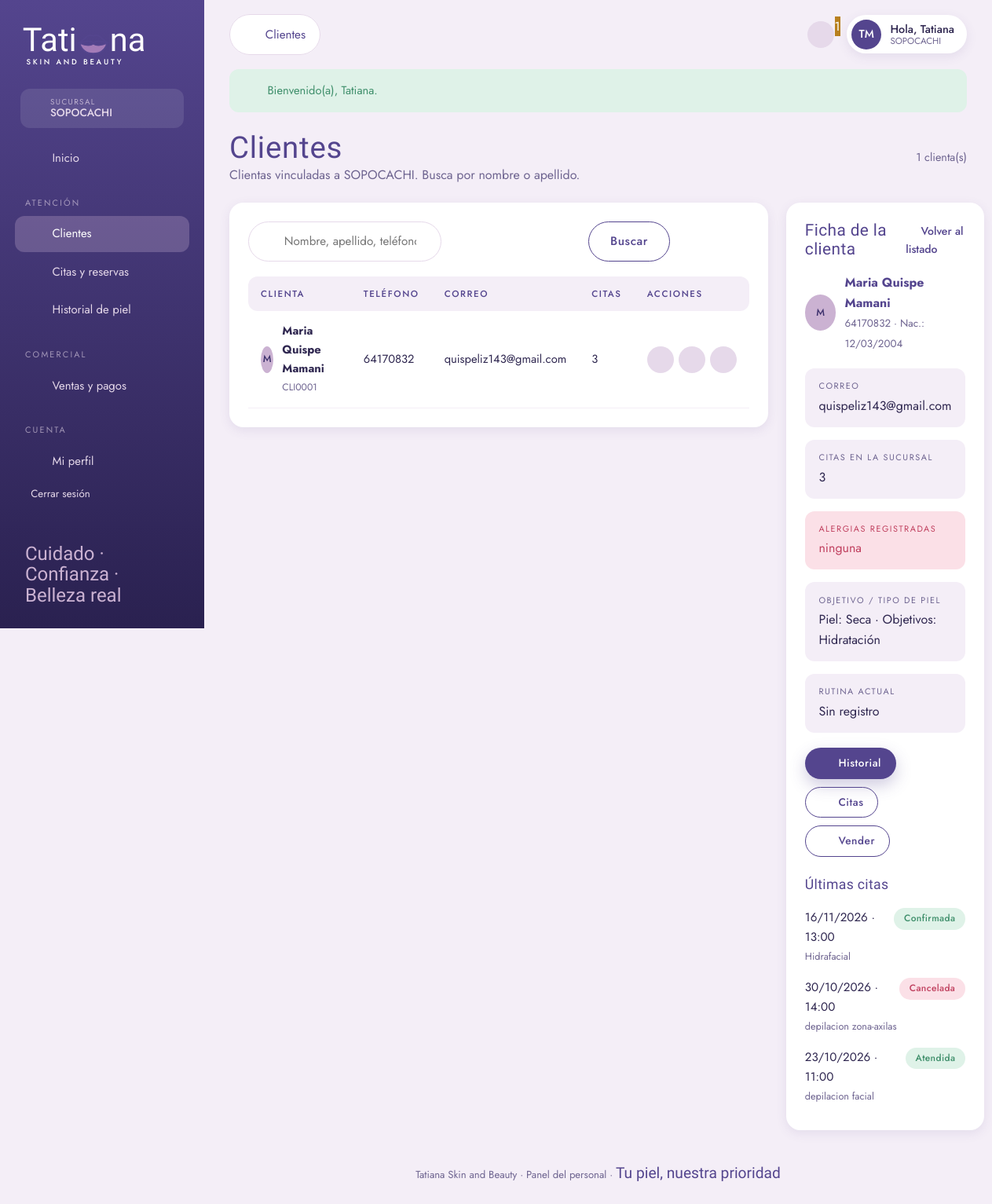
/index.php?v=empleado_clientes&ficha=CLI0001 (signed in), run on the app's committed database.
### tables this page shows
CREATE TABLE `sucursal` (
  `id_sucursal` varchar(10) NOT NULL,
  `nombre_sucursal` varchar(50) NOT NULL,
  `direccion` varchar(150) DEFAULT NULL,
  `telefono` varchar(20) DEFAULT NULL
);

CREATE TABLE `usuario` (
  `id_usuario` varchar(100) NOT NULL,
  `nombre` varchar(50) NOT NULL,
  `ap_paterno` varchar(50) DEFAULT NULL,
  `ap_materno` varchar(50) DEFAULT NULL,
  `telefono` varchar(20) DEFAULT NULL,
  `fecha_nacimiento` date DEFAULT NULL,
  `id_rol` varchar(10) DEFAULT NULL,
  `id_sucursal` varchar(10) DEFAULT NULL
);

CREATE TABLE `cuenta_usuario` (
  `id_cuentaUsuario` int(11) NOT NULL,
  `correo` varchar(100) DEFAULT NULL,
  `password` varchar(255) DEFAULT NULL,
  `id_rol` varchar(10) DEFAULT NULL,
  `id_usuario` varchar(100) DEFAULT NULL
);

CREATE TABLE `historial_cliente` (
  `id_historial` int(11) NOT NULL,
  `alergias` text DEFAULT NULL,
  `objetivo_piel` text DEFAULT NULL,
  `abierto_recomendaciones` tinyint(1) DEFAULT NULL,
  `rutina_actual` text DEFAULT NULL,
  `observaciones_sesion` text DEFAULT NULL,
  `fecha_registro` datetime DEFAULT NULL,
  `id_reserva` int(11) DEFAULT NULL
);

CREATE TABLE `reserva` (
  `id_reserva` int(11) NOT NULL,
  `fecha` date DEFAULT NULL,
  `hora` time DEFAULT NULL,
  `tipo_tratamiento` varchar(30) DEFAULT NULL,
  `zona_tratamiento` varchar(50) DEFAULT NULL,
  `respuestas` longtext DEFAULT NULL,
  `precio_total` decimal(10,2) NOT NULL DEFAULT 0.00,
  `anticipo` decimal(10,2) NOT NULL DEFAULT 0.00,
  `monto_pagado` decimal(10,2) NOT NULL DEFAULT 0.00,
  `saldo_pendiente` decimal(10,2) NOT NULL DEFAULT 0.00,
  `estado_pago` varchar(20) NOT NULL DEFAULT 'sin_pago',
  `fecha_pago` datetime DEFAULT NULL,
  `comprobante` varchar(255) DEFAULT NULL,
  `codigo_pago` varchar(40) DEFAULT NULL,
  `estado` varchar(15) DEFAULT NULL,
  `id_sucursal` varchar(10) DEFAULT NULL,
  `id_metodoPago` varchar(10) DEFAULT NULL,
  `id_usuario` varchar(100) DEFAULT NULL
);

### app/views/empleado/clientes.php (the view, shortened to what the rows shown need)
<?php
require __DIR__ . '/../layout/empleado_header.php';
$ficha = $ficha ?? null;
$historial = $historial ?? [];
$reservas = $reservas ?? [];
$ultima = $historial[0] ?? null;
$sucursalNombre = (string)($sucursal_actual['nombre_sucursal'] ?? 'tu sucursal');
?>
<div class="page-title">
    <div>
        <h1>Clientes</h1>
        <p class="muted">Clientas vinculadas a <?= e($sucursalNombre) ?>. Busca por nombre o apellido.</p>
    </div>
</div>
<div class="split">
    <section class="panel">
        <?php if (empty($clientes)): ?>
            <?= vacio(($q ?? '') !== '' ? 'Ninguna clienta coincide con la búsqueda.' : 'No hay clientas vinculadas a esta sucursal.', 'users') ?>
        <?php else: ?>
        <table class="table">
            <thead><tr><th>Clienta</th><th>Teléfono</th><th>Correo</th><th>Citas</th><th>Acciones</th></tr></thead>
            <tbody>
            <?php foreach ($clientes as $c): ?>
                <tr>
                    <td>
                        <div class="person">
                            <span class="avatar"><?= e(mb_substr((string)$c['nombre'], 0, 1)) ?></span>
                            <span>
                                <b><?= e(trim($c['nombre'] . ' ' . $c['ap_paterno'] . ' ' . $c['ap_materno'])) ?></b><br>
                                <small class="muted"><?= e($c['id_usuario']) ?></small>
                            </span>
                        </div>
                    </td>
                    <td><?= e($c['telefono'] ?: '—') ?></td>
                    <td><?= e($c['correo'] ?: '—') ?></td>
                    <td><?= (int)$c['reservas'] ?></td>
                    <td>
                        <div class="acts">
                            <a class="ic-btn" href="<?= ruta('empleado_clientes', ['ficha' => $c['id_usuario'], 'q' => $q ?? '']) ?>" title="Ver ficha"><?= icon('eye', 16) ?></a>
                            <a class="ic-btn" href="<?= ruta('empleado_historial', ['cliente' => $c['id_usuario']]) ?>" title="Historial de piel"><?= icon('history', 16) ?></a>
                            <a class="ic-btn" href="<?= ruta('empleado_citas', ['cliente' => $c['id_usuario']]) ?>" title="Ver citas"><?= icon('calendar', 16) ?></a>
                        </div>
                    </td>
                </tr>
            <?php endforeach; ?>
            </tbody>
        </table>
        <?php endif; ?>
    </section>
    <aside class="panel">
        <?php if ($ficha === null): ?>
            <?= vacio('Selecciona "Ver ficha" para consultar los datos y el historial de una clienta.', 'file') ?>
        <?php else: ?>
            <div class="person" style="margin-bottom:1.2rem">
                <span class="avatar" style="width:46px;height:46px"><?= e(mb_substr((string)$ficha['nombre'], 0, 1)) ?></span>
                <div>
                    <b style="color:var(--morado)"><?= e(trim($ficha['nombre'] . ' ' . $ficha['ap_paterno'] . ' ' . $ficha['ap_materno'])) ?></b><br>
                    <small class="muted">
                        <?= e($ficha['telefono'] ?: 'Sin teléfono') ?>
                        <?= !empty($ficha['fecha_nacimiento']) ? ' · Nac.: ' . e(date('d/m/Y', strtotime((string)$ficha['fecha_nacimiento']))) : '' ?>
                    </small>
                </div>
            </div>
            <div class="ficha">
                <div class="it"><small>Correo</small><?= e($ficha['correo'] ?: '—') ?></div>
                <div class="it"><small>Citas en la sucursal</small><?= (int)($ficha['reservas'] ?? count($reservas)) ?></div>
                <div class="it alergia"><small>Alergias registradas</small><?= e($ultima['alergias'] ?? '') ?: 'Ninguna registrada' ?></div>
                <div class="it"><small>Objetivo / tipo de piel</small><?= e($ultima['objetivo_piel'] ?? '') ?: 'Sin registro' ?></div>
                <div class="it"><small>Rutina actual</small><?= e($ultima['rutina_actual'] ?? '') ?: 'Sin registro' ?></div>
            </div>
            <div style="display:flex;gap:.6rem;margin-top:1.2rem;flex-wrap:wrap">
                <a class="btn btn-primary btn-sm" href="<?= ruta('empleado_historial', ['cliente' => $ficha['id_usuario']]) ?>"><?= icon('history', 16) ?> Historial</a>
                <a class="btn btn-outline btn-sm" href="<?= ruta('empleado_citas', ['cliente' => $ficha['id_usuario']]) ?>"><?= icon('calendar', 16) ?> Citas</a>
                <a class="btn btn-outline btn-sm" href="<?= ruta('empleado_ventas', ['cliente' => $ficha['id_usuario']]) ?>"><?= icon('cart', 16) ?> Vender</a>
            </div>
            <h3 style="margin:1.6rem 0 .75rem;font-size:1.1rem">Últimas citas</h3>
            <?php if (empty($reservas)): ?>
                <p class="muted" style="font-size:.9rem">Sin citas registradas en esta sucursal.</p>
            <?php else: ?>
                <?php foreach (array_slice($reservas, 0, 4) as $r): ?>
                    <div class="summary-row">
                        <span><?= e(date('d/m/Y', strtotime((string)$r['fecha']))) ?> · <?= e(substr((string)$r['hora'], 0, 5)) ?><br><small class="muted"><?= e($r['servicios'] ?? 'Sin servicio') ?></small></span>
                        <span><?= estado((string)$r['estado']) ?></span>
                    </div>
                <?php endforeach; ?>
            <?php endif; ?>
        <?php endif; ?>
    </aside>
</div>
<?php require __DIR__ . '/../layout/empleado_footer.php'; ?>

### app/views/layout/empleado_header.php (shortened to what the rows shown need)
<?php
require_once __DIR__ . '/helpers.php';
$u = \App\Core\Auth::usuario();
$sucursal_actual = $sucursal_actual ?? null;
$usuario_actual = $usuario_actual ?? null;
$nombreSucursal = (string)($sucursal_actual['nombre_sucursal'] ?? ($u['sucursal_nombre'] ?? 'Sin sucursal'));
$nombre = (string)($usuario_actual['nombre'] ?? $u['nombre'] ?? 'Equipo');
$iniciales = mb_strtoupper(
    mb_substr((string)($usuario_actual['nombre'] ?? $u['nombre'] ?? '?'), 0, 1) .
    mb_substr((string)($usuario_actual['ap_paterno'] ?? ''), 0, 1)
);
?>
<!DOCTYPE html>
<html lang="es">
<head>
    <link rel="stylesheet" href="<?= BASE_URL ?>/css/style.css">
</head>
<body>
<div class="admin">
    <aside class="side">
        <div class="branch-chip">
            <?= icon('pin', 16) ?>
            <span><small>Sucursal</small><b><?= e($nombreSucursal) ?></b></span>
        </div>
    </aside>
    <div class="main">
        <div class="topbar">
            <div style="display:flex;align-items:center;gap:1rem">
                <div class="user-pill">
                    <span class="avatar"><?= e($iniciales ?: '?') ?></span>
                    <div>
                        <b>Hola, <?= e($nombre) ?></b>
                        <small><?= e($nombreSucursal) ?></small>
                    </div>
                </div>
            </div>
        </div>
        <div class="content">

### app/views/layout/helpers.php (shortened to what the rows shown need)
<?php
function e($texto): string
{
    return htmlspecialchars((string)$texto, ENT_QUOTES, 'UTF-8');
}
function ruta(string $vista, array $params = []): string
{
    $url = BASE_URL . '/index.php?v=' . urlencode($vista);
    foreach ($params as $k => $val) {
        if ($val === null || $val === '') {
            continue;
        }
        $url .= '&' . urlencode((string)$k) . '=' . urlencode((string)$val);
    }
    return $url;
}
function estado(string $e): string
{
    $k = strtolower($e);
    return '<span class="badge-st st-' . e($k) . '">' . e(ucfirst($e)) . '</span>';
}
function icon(string $n, int $s = 22): string
{
    $d = $p[$n] ?? $p['sparkle'];
    return '<svg width="' . $s . '" height="' . $s . '" viewBox="0 0 24 24" fill="none" stroke="currentColor" stroke-width="1.6" stroke-linecap="round" stroke-linejoin="round" aria-hidden="true">' . $d . '</svg>';
}

### data on the page
sucursal: nombre_sucursal "SOPOCACHI"
usuario: nombre+ap_paterno "TM", nombre "Tatiana"
usuario: nombre "M", nombre+ap_paterno+ap_materno "Maria Quispe Mamani", id_usuario "CLI0001", telefono "64170832", correo "quispeliz143@gmail.com", reservas "3", $s 16 (drawn)
cuenta_usuario: id_usuario.nombre "M", id_usuario.ap_materno "Maria Quispe Mamani", id_usuario.telefono "64170832", id_usuario.fecha_nacimiento "12/03/2004", correo "quispeliz143@gmail.com"
historial_cliente: alergias "ninguna", objetivo_piel "Piel: Seca · Objetivos: Hidratación", rutina_actual "Sin registro"
reserva: fecha "16/11/2026", hora "13:00", servicios "Hidrafacial", estado "Confirmada"
reserva: fecha "30/10/2026", hora "14:00", servicios "depilacion zona-axilas", estado "Cancelada"
reserva: fecha "23/10/2026", hora "11:00", servicios "depilacion facial", estado "Atendida"

### other printed values
$texto "Inicio Clientes Citas y reservas Historial de piel Ventas y pagos Mi perfil"
$titulo "Clientes"
$avisosPagos "1"
$m "Bienvenido(a), Tatiana."
$total "1"
$texto "Volver al listado"
$ficha['reservas'] "3"
